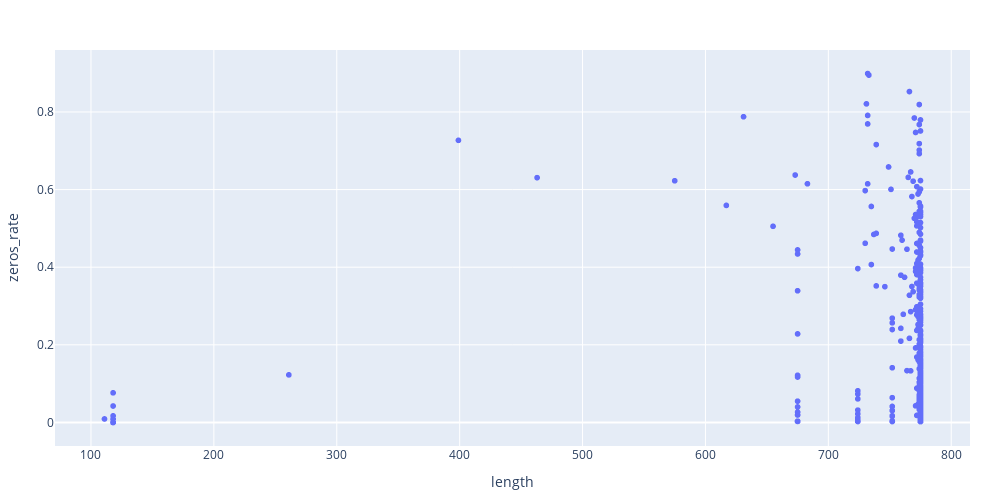

Notebook source saved alongside this figure:
### Code cell
# show relationship between history length and zeros rate

temp = (train.assign(no_sales_flg=train['sales'].eq(0))
        .groupby(group)['no_sales_flg']
        .agg(['count', 'mean'])
        .reset_index()
        .rename(columns={'count': 'length', 
                         'mean': 'zeros_rate'}))

(px.scatter(data_frame=temp, x='length', y='zeros_rate')
 .update_layout(margin=margin))

### Figure 1 — Plotly figure (JSON) as saved in the notebook; plotly's stock layout.template omitted (floating-point values rounded to 4 significant figures; data arrays with more than 128 entries replaced by an {"elided": "..."} marker saying what was removed)
{"data": [{"hovertemplate": "length=%{x}<br>zeros_rate=%{y}<extra></extra>", "legendgroup": "", "marker": {"color": "#636efa", "symbol": "circle"}, "mode": "markers", "name": "", "showlegend": false, "type": "scattergl", "x": {"elided": "1576 int values"}, "xaxis": "x", "y": {"elided": "1576 float values"}, "yaxis": "y"}], "layout": {"height": 500, "legend": {"tracegroupgap": 0}, "margin": {"b": 30, "l": 30, "r": 30, "t": 50}, "width": 1000, "xaxis": {"anchor": "y", "domain": [0, 1], "title": {"text": "length"}}, "yaxis": {"anchor": "x", "domain": [0, 1], "title": {"text": "zeros_rate"}}}}
